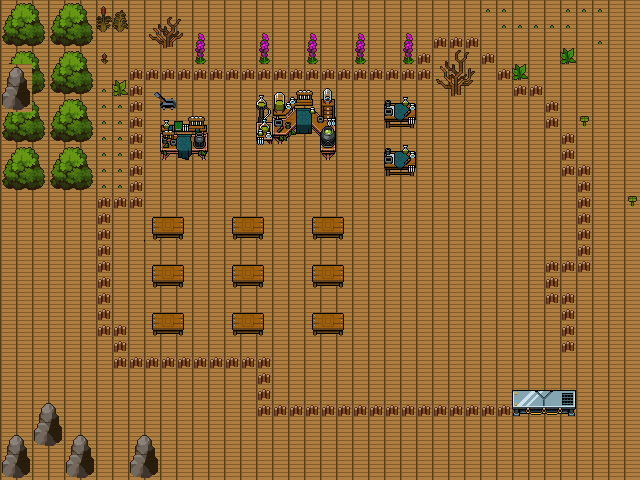

A 2D game scene composited from a Tiled map and its tileset images. What follows is a short description and the map's XML, with each tile layer's data collapsed to a summary:
An orthogonal 40x30 tile map with 16x16 px tiles, 2 tile layers (Capa de patrones 2, Capa de patrones 1), 8 tilesets.

<map version="1.10" tiledversion="1.12.2" orientation="orthogonal" renderorder="right-down" width="40" height="30" tilewidth="16" tileheight="16" infinite="0" nextlayerid="3" nextobjectid="1">
 <editorsettings>
  <export target="taberna_space.tmj" format="json" />
 </editorsettings>
 <tileset firstgid="1" source="fondo.tsx" />
 <tileset firstgid="626" source="Alchemy_Table_01-Sheet.tsx" />
 <tileset firstgid="1154" source="Alchemy_Table_02-Sheet.tsx" />
 <tileset firstgid="1814" source="Alchemy_Table_03-Sheet.tsx" />
 <tileset firstgid="2439" source="Anvil.tsx" />
 <tileset firstgid="2609" source="Vegetation.tsx" />
 <tileset firstgid="3284" source="Dungeon_Props.tsx" />
 <tileset firstgid="3909" source="Rocks.tsx" />
 <layer id="2" name="Capa de patrones 2" width="40" height="30">
  <data>[1200 cells, 1200 non-empty, 1 distinct tile ids]</data>
 </layer>
 <layer id="1" name="Capa de patrones 1" width="40" height="30">
  <data>[1200 cells, 363 non-empty, 101 distinct tile ids]</data>
 </layer>
</map>
